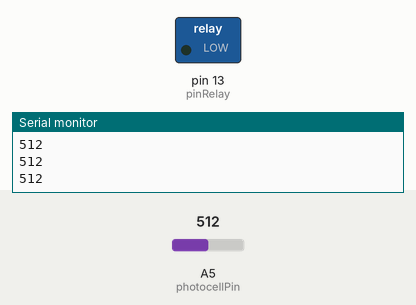
Recording of a sketch running on a simulated Arduino Uno, built with avr-gcc and run on an emulated ATmega328P. Parts: switched loads named in the sketch (green lamp = pin HIGH), the last lines printed to the serial monitor. The test bench sets the inputs (shaded band); at power-on: A5 (photocellPin) = 512.

Above: at 1.2 s.
1.3 s: A5 (photocellPin) set to 786
2.8 s: A5 (photocellPin) set to 817
At 3.5 s:
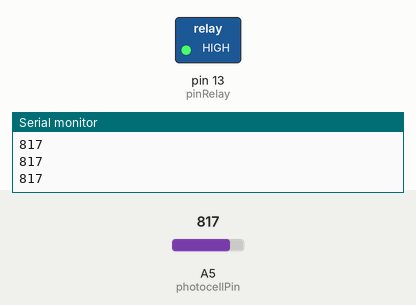
4.3 s: A5 (photocellPin) set to 790
At 5.0 s:
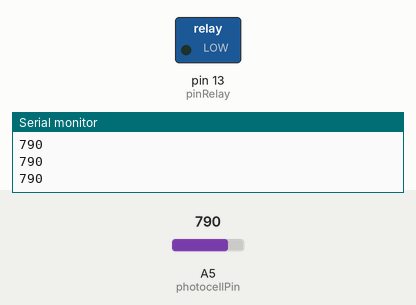
5.8 s: A5 (photocellPin) set to 810
At 6.5 s:
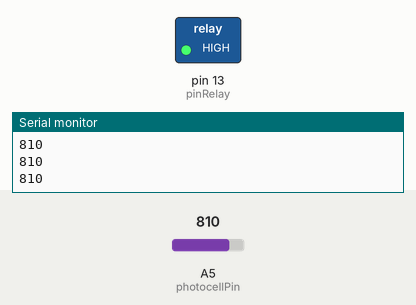
Timing chart, 0 to 8.3 s (numbered marks = the images above; inputs shaded):
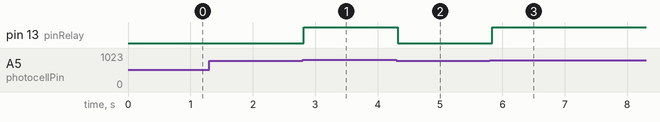

The sketch:

Controllo_relay_con_sensore.ino
```cpp
/*
Sketch per il controllo di un relè collegato alla porta 13
tramite un sensore collegato alla porta A0.
Pier Calderan - Luglio 2013
*/

int photocellPin = 5;     // porta analogica 0 del fotoresistore
int photocellReading;   // variabile di lettura del fotoresistore
int pinRelay = 13;      // porta digitale 13 assegnata al relè
int lightLimit = 800;  // soglia per l'accensione del relè

void setup() {
pinMode(pinRelay, OUTPUT); // imposta la porta 13 come uscita
Serial.begin(9600);
}

void loop()
{
  photocellReading = analogRead(photocellPin);

if (photocellReading > lightLimit)
  digitalWrite(pinRelay,HIGH);
else
  digitalWrite(pinRelay,LOW);
  Serial.println(photocellReading);
  delay(50); // ritardo per l'elaborazione del dato del sensore
}
```

Measured:
- the behaviour switches between 800 and 801 on A5 (photocellPin) (found by bisection; images 0 and 1)
- after the input at 2.8 s, pin 13 (pinRelay): LOW → HIGH at once
- after the input at 4.3 s, pin 13 (pinRelay): HIGH → LOW at once
- after the input at 5.8 s, pin 13 (pinRelay): LOW → HIGH at once
